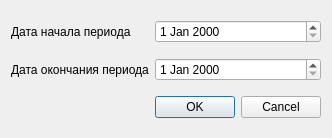
<?xml version="1.0" encoding="UTF-8"?>
<ui version="4.0">
 <class>ReportLeavedClients</class>
 <widget class="QDialog" name="ReportLeavedClients">
  <property name="geometry">
   <rect>
    <x>0</x>
    <y>0</y>
    <width>319</width>
    <height>138</height>
   </rect>
  </property>
  <property name="windowTitle">
   <string>Dialog</string>
  </property>
  <layout class="QGridLayout" name="gridLayout">
   <item row="4" column="1">
    <widget class="QDialogButtonBox" name="buttonBox">
     <property name="orientation">
      <enum>Qt::Horizontal</enum>
     </property>
     <property name="standardButtons">
      <set>QDialogButtonBox::Cancel|QDialogButtonBox::Ok</set>
     </property>
    </widget>
   </item>
   <item row="2" column="1">
    <widget class="QDateEdit" name="edtEndDate"/>
   </item>
   <item row="0" column="0">
    <widget class="QLabel" name="label">
     <property name="text">
      <string>Дата начала периода</string>
     </property>
    </widget>
   </item>
   <item row="0" column="1">
    <widget class="QDateEdit" name="edtBegDate"/>
   </item>
   <item row="2" column="0">
    <widget class="QLabel" name="label_2">
     <property name="text">
      <string>Дата окончания периода</string>
     </property>
    </widget>
   </item>
  </layout>
 </widget>
 <resources/>
 <connections>
  <connection>
   <sender>buttonBox</sender>
   <signal>accepted()</signal>
   <receiver>ReportLeavedClients</receiver>
   <slot>accept()</slot>
   <hints>
    <hint type="sourcelabel">
     <x>248</x>
     <y>254</y>
    </hint>
    <hint type="destinationlabel">
     <x>157</x>
     <y>274</y>
    </hint>
   </hints>
  </connection>
  <connection>
   <sender>buttonBox</sender>
   <signal>rejected()</signal>
   <receiver>ReportLeavedClients</receiver>
   <slot>reject()</slot>
   <hints>
    <hint type="sourcelabel">
     <x>316</x>
     <y>260</y>
    </hint>
    <hint type="destinationlabel">
     <x>286</x>
     <y>274</y>
    </hint>
   </hints>
  </connection>
 </connections>
</ui>
